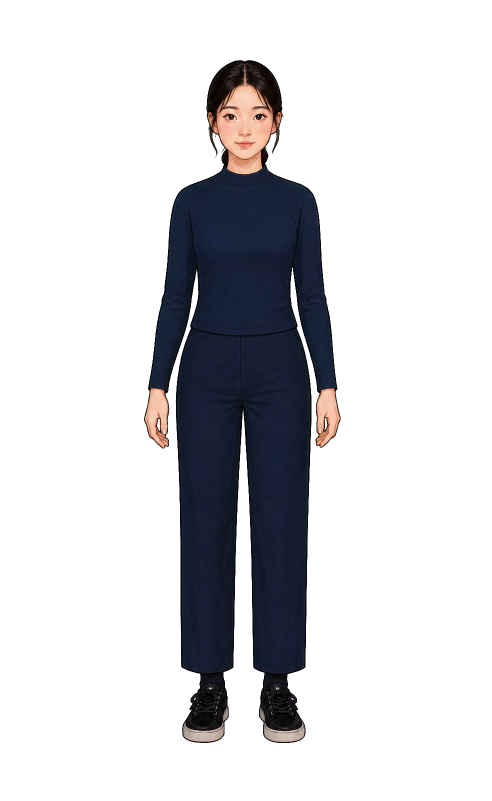
#> input picture assets/char/盛装基底-v1.png, 983 x 1601 px, found by its file name (shown at 1/2 size)
$ python compose_preview.py
#> lines starting #> are read from the running program, lines starting #| are printed output that depends on the picture; pictures that were not available may be replaced by others from this repository, and a replacement may not be noted
#!/usr/bin/env python3
"""《她的姊妹节》换装完成态合成预览：盛装基底 + 分层组件按锚点叠加。
用法：uv run --with pillow --python 3.10 python scripts/compose_preview.py
锚点（target_w=内容目标宽px, cy=内容中心y px，画布 983x1601）即换装 UI 的对位基准。"""
from PIL import Image
C = "assets/char"
base = Image.open(f"{C}/盛装基底-v1.png").convert("RGBA")
#> base is the input picture: PIL image 983x1601 RGBA; mean R, G, B, A 12, 14.2, 19, 51.6
W, H = base.size
#> W = 983; H = 1601

PLANS = {
    "款式A": [("盛装衣裙-A", 584, 830), ("围腰绣片-A", 300, 868),
             ("银饰-泡项圈", 260, 455), ("节日头饰-银角", 460, -55)],
    "款式B": [("盛装衣裙-B", 640, 880), ("围腰绣片-B", 312, 880),
             ("银饰-项圈耳坠", 230, 470), ("节日头饰-银冠", 330, 150)],
}

for variant, plan in PLANS.items():
    comp = base.copy()
    for name, tw, cy in plan:
        im = Image.open(f"{C}/{name}-v1.png").convert("RGBA")
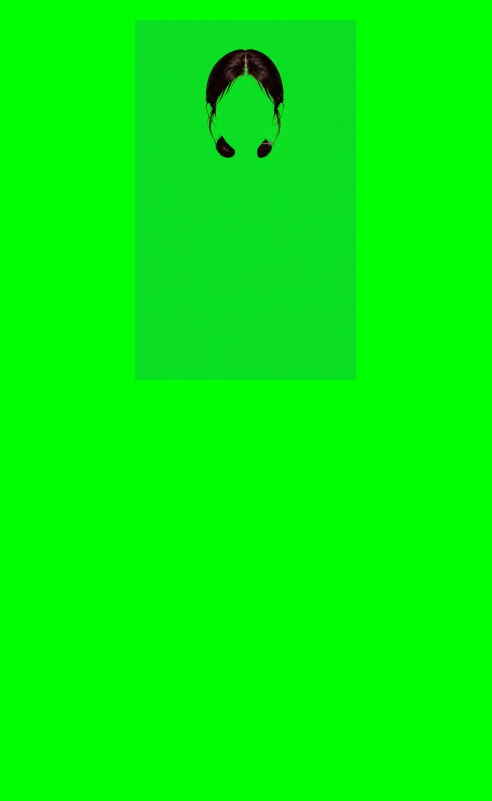
#> input picture assets/char/发式发簪-A-v1-green.png, 983 x 1601 px, given in place of 盛装衣裙-A-v1.png, which was not available (shown at 1/2 size)
        bb = im.getbbox()
#> bb = (0, 0, 983, 1601)
        s = tw / (bb[2] - bb[0])
#> s = 0.594
        im = im.resize((int(im.width * s), int(im.height * s)), Image.LANCZOS)
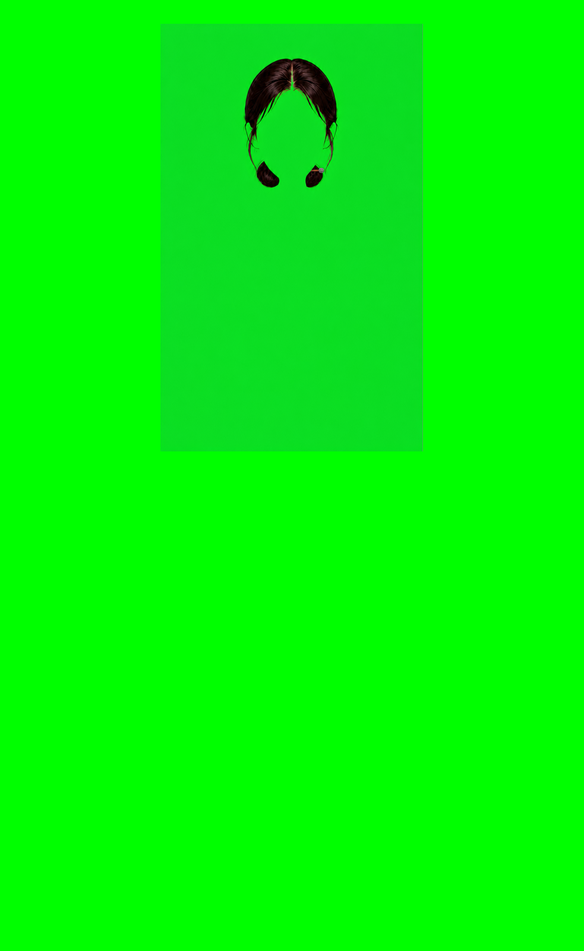
#> im: PIL image 584x951 RGBA; mean R, G, B, A 2.4, 246.7, 6.8, 255
        bb2 = im.getbbox()
#> bb2 = (0, 0, 584, 951)
        comp.alpha_composite(im, dest=(int(W * 0.5) - (bb2[0] + bb2[2]) // 2, int(cy) - (bb2[1] + bb2[3]) // 2))
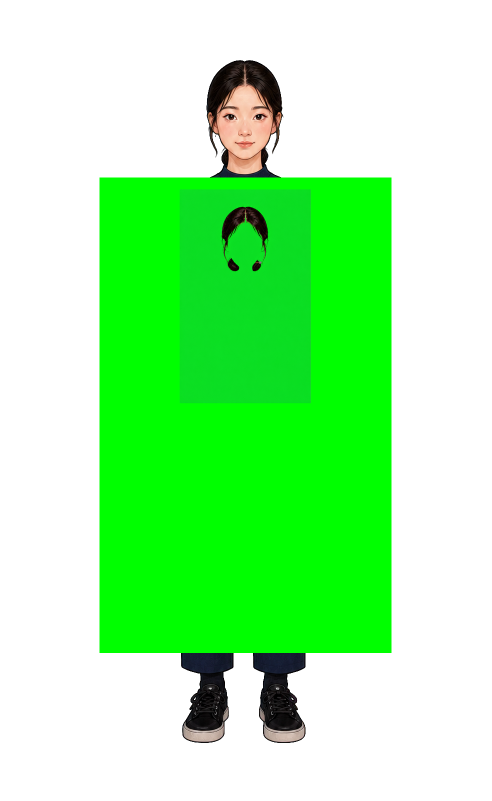
#> comp: PIL image 983x1601 RGBA (shown at 1/2 size); mean R, G, B, A 7.3, 94.4, 11.1, 98.9; transparent parts drawn white
    bg = Image.new("RGB", comp.size, (26, 36, 56))
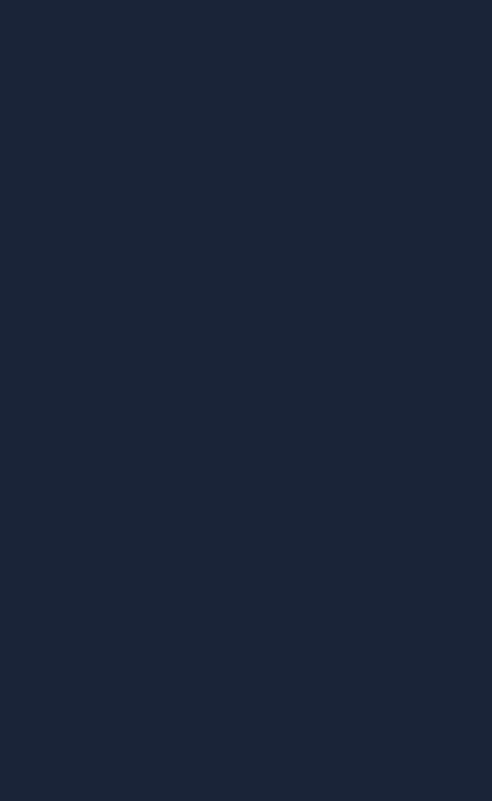
#> bg: PIL image 983x1601 RGB (shown at 1/2 size); mean R, G, B 26, 36, 56
    bg.paste(comp, mask=comp.split()[3])
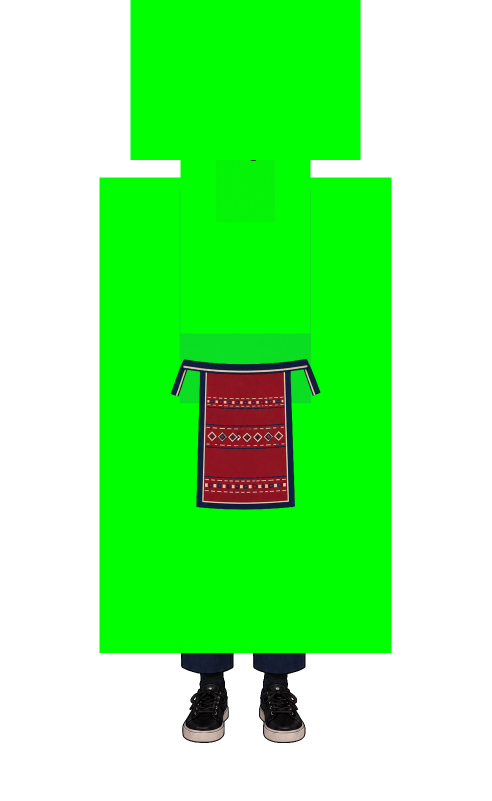
#> comp: PIL image 983x1601 RGBA (shown at 1/2 size); mean R, G, B, A 8, 111.6, 8.7, 119.7; transparent parts drawn white
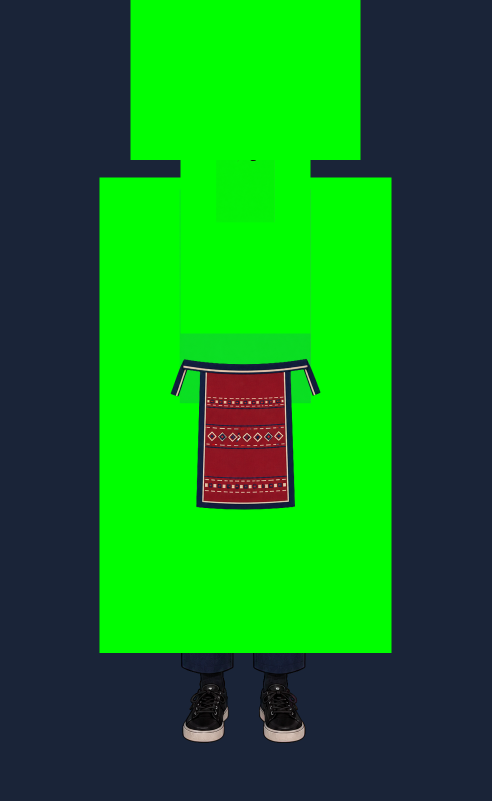
#> bg: PIL image 983x1601 RGB (shown at 1/2 size); mean R, G, B 19, 126.6, 33
#> (the run stopped early here; a loop or call above may not have finished)
